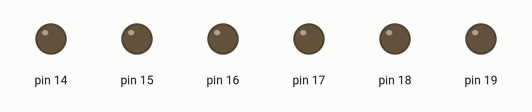
The sketch below on a simulated Arduino Uno, built with avr-gcc and run on an emulated ATmega328P. Shown: output pins drawn as LEDs (lit = HIGH). EEPROM starts erased.

Above: at 0.5 s.
At 1.5 s:
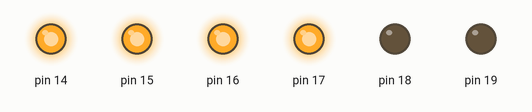
At 2.5 s:
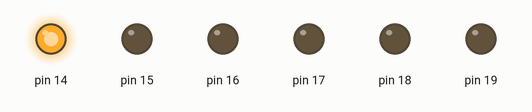
At 3.5 s:
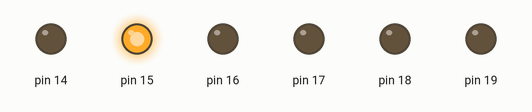
At 4.5 s:
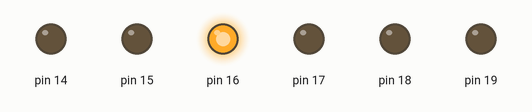
At 5.5 s:
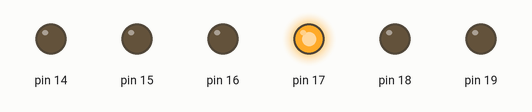
Timing chart, 0 to 7.8 s (numbered marks = the images above):
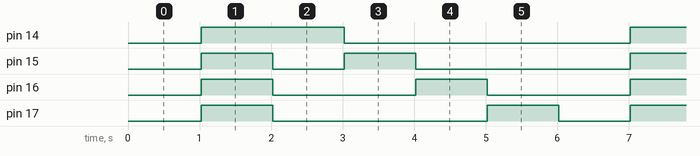

Measured:
- by itself, pin 14: alternates HIGH for 2.0 s and LOW for 4.0 s
- by itself, pin 15: repeats every 6.0 s: LOW 1.0 s, HIGH 1.0 s, LOW 3.0 s, HIGH 1.0 s
- by itself, pin 16: alternates HIGH for 1.0 s and LOW for 2.0 s
- by itself, pin 17: repeats every 6.0 s: LOW 3.0 s, HIGH 1.0 s, LOW 1.0 s, HIGH 1.0 s

The sketch:

CSE-322-2202-lab9-task-2.ino
```cpp
#include<avr/io.h>
#include<avr/eeprom.h>
#include<util/delay.h>

int main()
{
  unsigned char i;
  DDRC=0xFF;

  eeprom_write_byte((unsigned char *)0,0);
  eeprom_write_byte((unsigned char *)1,15);
  eeprom_write_byte((unsigned char *)2,1);
  eeprom_write_byte((unsigned char *)3,2);
  eeprom_write_byte((unsigned char *)4,4);
  eeprom_write_byte((unsigned char *)5,8);
  while(1)
  {
    for(i=0;i<6;i++)
    {
      PORTC=eeprom_read_byte((unsigned char*)i);
      _delay_ms(1000);
    }
  }
}
```
